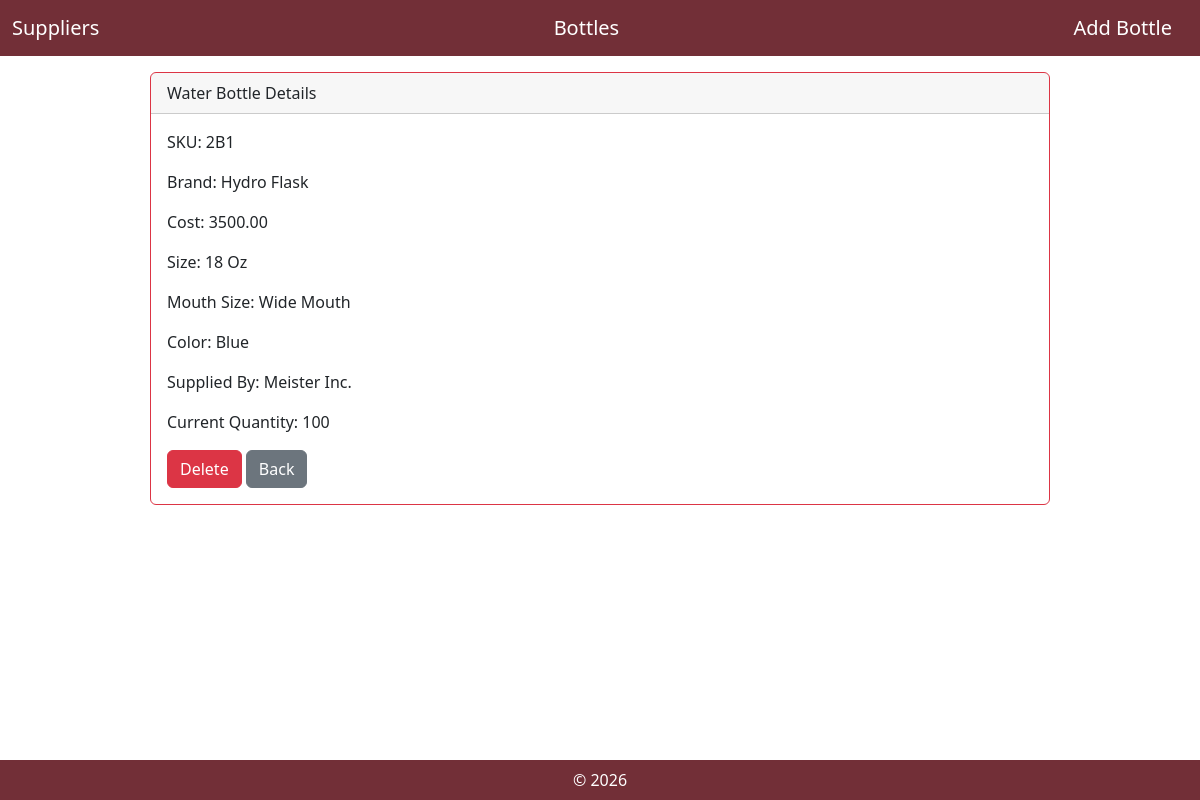
/view_bottle_details/2/, run on the app's committed database.
### MyInventoryApp/models.py (models this page shows, shortened)
class WaterBottle(models.Model):
    sku = models.CharField(max_length=10, unique=True)
    brand = models.CharField(max_length=100)
    cost = models.DecimalField(max_digits=10, decimal_places=2)
    size = models.CharField(max_length=100)
    mouth_size = models.CharField(max_length=50)
    color = models.CharField(max_length=50)
    supplied_by = models.ForeignKey(Supplier, on_delete=models.CASCADE)
    current_quantity = models.IntegerField()

class Supplier(models.Model):
    name = models.CharField(max_length=300, unique=True)
    city = models.CharField(max_length=300)
    country = models.CharField(max_length=300)
    created_at = models.DateTimeField(blank=True, null = True)
    objects = models.Manager()

### MyInventoryApp/views.py (the view)
# urls.py: path('view_bottle_details/<int:pk>/', views.view_bottle_details, name='view_bottle_details'),
def view_bottle_details(request, pk):
    bottle = get_object_or_404(WaterBottle, pk=pk)
    return render(request, 'MyInventoryApp/bottle_details.html', {
        'bottle': bottle,
        'current_user_id': request.session.get('user_id')
    })

### MyInventoryApp/templates/MyInventoryApp/bottle_details.html
{% extends 'MyInventoryApp/base.html' %}
{% load static %}
{% block content %}
<div class="card mx-auto w-75 border-danger">
    <div class="card-header">
        Water Bottle Details
    </div>
    <div class="card-body">
        <p>SKU: {{ bottle.sku }}</p>
        <p>Brand: {{ bottle.brand }}</p>
        <p>Cost: {{ bottle.cost }}</p>
        <p>Size: {{ bottle.size }}</p>
        <p>Mouth Size: {{ bottle.mouth_size }}</p>
        <p>Color: {{ bottle.color }}</p>
        <p>Supplied By: {{ bottle.supplied_by.name }}</p>
        <p>Current Quantity: {{ bottle.current_quantity }}</p>
        <a href="{% url 'delete_bottle' pk=bottle.pk %}" class="btn btn-danger">Delete</a>
        <a href="{% url 'view_bottles' %}" class="btn btn-secondary">Back</a>
    </div>
</div>
{% endblock %}

### data on the page
WaterBottle: sku "2B1", brand "Hydro Flask", cost "3500.00", size "18 Oz", mouth_size "Wide Mouth", color "Blue", supplied_by.name "Meister Inc.", current_quantity "100"
